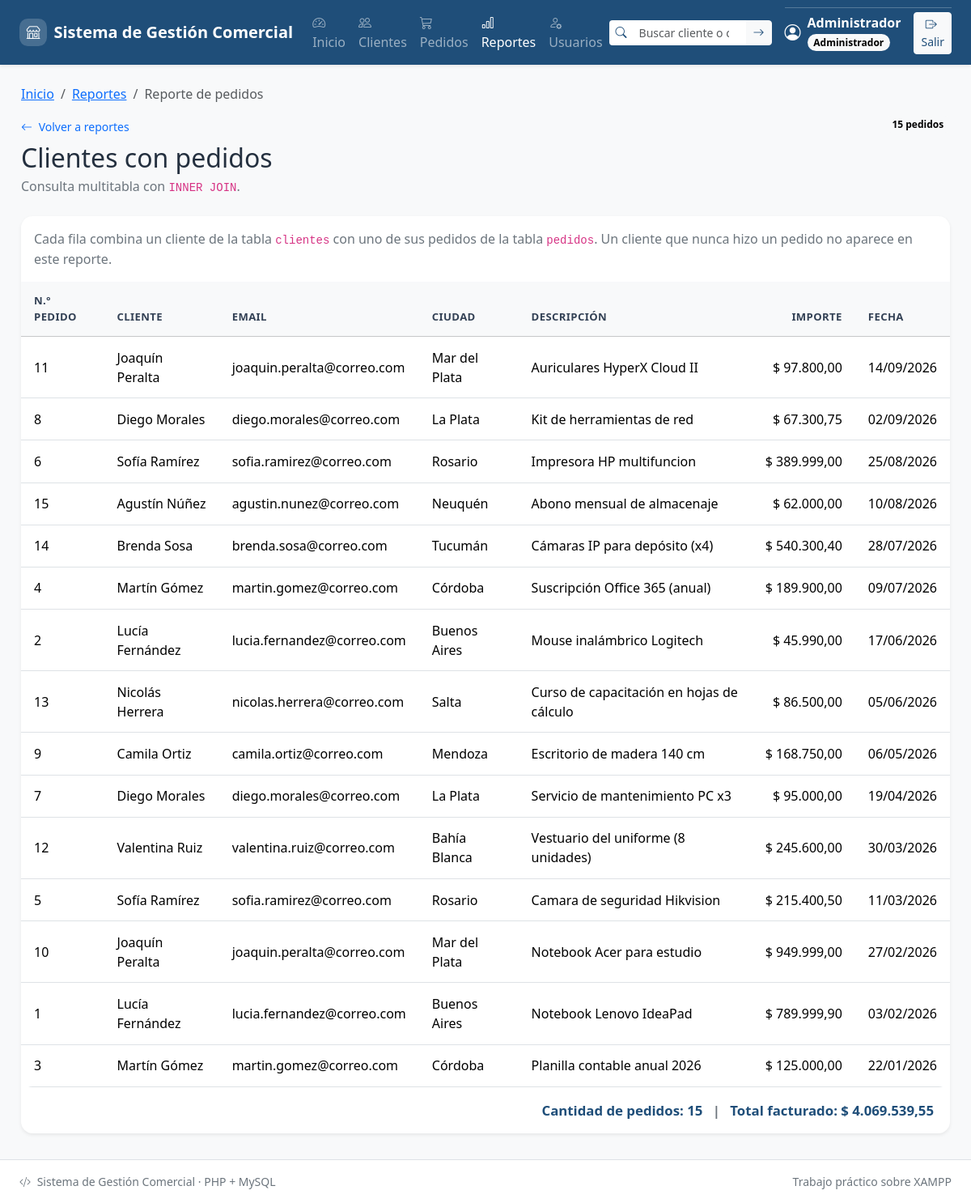
The page /reporte_pedidos.php (signed in) on the database as committed earlier.
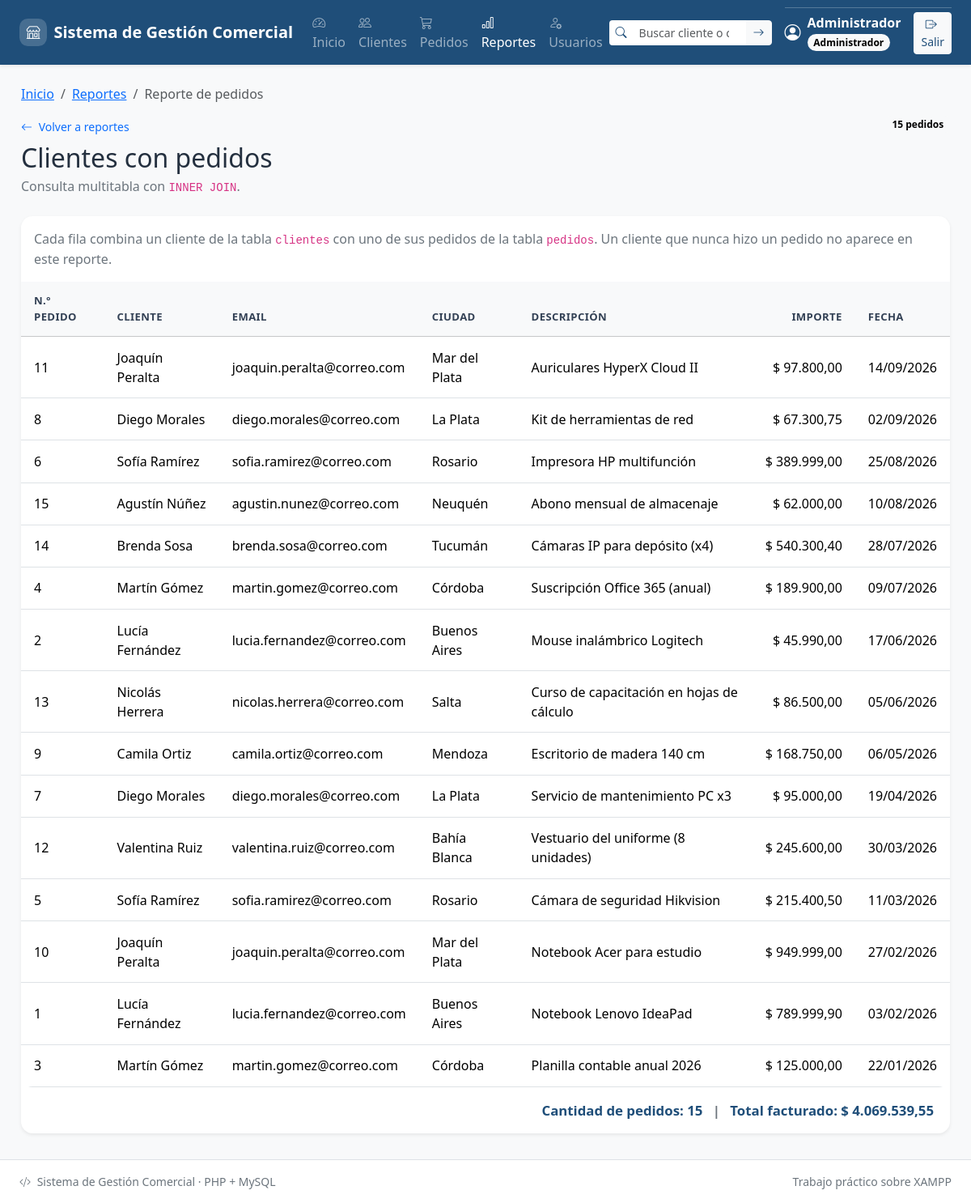
The same page on the database as committed later.
### tables this page shows
CREATE TABLE IF NOT EXISTS `pedidos` (
  `id` INT(11) NOT NULL AUTO_INCREMENT,
  `cliente_id` INT(11) NOT NULL,
  `descripcion` VARCHAR(150) NOT NULL,
  `importe` DECIMAL(10,2) NOT NULL,
  `fecha_pedido` DATE NOT NULL,
  `estado` VARCHAR(20) NOT NULL DEFAULT 'pendiente',
  `usuario_id` INT(11) NOT NULL,
  PRIMARY KEY (`id`),
  KEY `fk_pedido_cliente` (`cliente_id`),
  KEY `fk_pedidos_usuario` (`usuario_id`),
  KEY `idx_pedidos_estado` (`estado`),
  KEY `idx_pedidos_fecha` (`fecha_pedido`),
  CONSTRAINT `fk_pedido_cliente`
    FOREIGN KEY (`cliente_id`) REFERENCES `clientes` (`id`)
    ON DELETE RESTRICT ON UPDATE CASCADE,
  CONSTRAINT `fk_pedidos_usuario`
    FOREIGN KEY (`usuario_id`) REFERENCES `usuarios` (`id`)
    ON DELETE RESTRICT ON UPDATE CASCADE,
  CONSTRAINT `chk_pedidos_importe` CHECK (`importe` > 0)
);

CREATE TABLE IF NOT EXISTS `clientes` (
  `id` INT(11) NOT NULL AUTO_INCREMENT,
  `nombre` VARCHAR(80) NOT NULL,
  `email` VARCHAR(120) NOT NULL,
  `telefono` VARCHAR(30) DEFAULT NULL,
  `ciudad` VARCHAR(60) DEFAULT NULL,
  `fecha_alta` DATE NOT NULL,
  PRIMARY KEY (`id`)
);

### includes/funciones.php (called while the page is built, shortened)
<?php
function e($texto): string
{
    return htmlspecialchars(
        (string) ($texto ?? ''),
        ENT_QUOTES | ENT_SUBSTITUTE,
        'UTF-8'
    );
}
    ?>

### reporte_pedidos.php (the view, shortened to what this page needs)
<?php
require_once __DIR__ . '/includes/funciones.php';
$conexion = obtener_conexion();
$sql = 'SELECT c.nombre      AS cliente_nombre,
               c.email       AS cliente_email,
               c.ciudad      AS cliente_ciudad,
               p.id          AS pedido_id,
               p.descripcion AS pedido_descripcion,
               p.importe     AS pedido_importe,
               p.fecha_pedido
        FROM clientes c
        INNER JOIN pedidos p ON p.cliente_id = c.id
        ORDER BY p.fecha_pedido DESC, p.id DESC';
$stmt = $conexion->query($sql);
$pedidos = $stmt->fetchAll(PDO::FETCH_ASSOC);
$totalPedidos = count($pedidos);
$totalFacturado = 0.0;
foreach ($pedidos as $pedido) {
    $totalFacturado += (float) $pedido['pedido_importe'];
}
require_once __DIR__ . '/includes/header.php';
require_once __DIR__ . '/includes/menu.php';
require_once __DIR__ . '/includes/breadcrumbs.php';
?>
<main id="contenidoPrincipal" class="contenedor">
    <div class="d-flex flex-column flex-md-row justify-content-between
                align-items-md-start gap-3 mb-4">
        <div>
            <a href="reportes/index.php" class="small text-decoration-none">
                <i class="bi bi-arrow-left me-1" aria-hidden="true"></i>
                Volver a reportes
            </a>
            <h2 class="mt-2 mb-1">Clientes con pedidos</h2>
            <p class="text-secondary mb-0">
                Consulta multitabla con <code>INNER JOIN</code>.
            </p>
        </div>
        <span class="badge text-bg-light align-self-start">
            <?= (int) $totalPedidos ?> pedidos
        </span>
    </div>
    <div class="card border-0 shadow-sm">
        <div class="card-body p-0">
            <p class="text-secondary px-3 pt-3">
                Cada fila combina un cliente de la tabla <code>clientes</code> con
                uno de sus pedidos de la tabla <code>pedidos</code>.
                Un cliente que nunca hizo un pedido no aparece en este reporte.
            </p>
            <?php if ($totalPedidos === 0): ?>
                <p class="sin-resultados p-3">Todavía no hay pedidos para mostrar.</p>
            <?php else: ?>
                <div class="table-responsive">
                    <table class="table table-hover align-middle mb-0">
                        <thead class="table-light">
                            <tr>
                                <th scope="col">N.º pedido</th>
                                <th scope="col">Cliente</th>
                                <th scope="col">Email</th>
                                <th scope="col">Ciudad</th>
                                <th scope="col">Descripción</th>
                                <th scope="col" class="text-end">Importe</th>
                                <th scope="col">Fecha</th>
                            </tr>
                        </thead>
                        <tbody>
                            <?php foreach ($pedidos as $pedido): ?>
                                <tr>
                                    <td><?= (int) $pedido['pedido_id'] ?></td>
                                    <td><?= e($pedido['cliente_nombre']) ?></td>
                                    <td><?= e($pedido['cliente_email']) ?></td>
                                    <td><?= e($pedido['cliente_ciudad']) ?></td>
                                    <td><?= e($pedido['pedido_descripcion']) ?></td>
                                    <td class="text-end text-nowrap">
                                        $ <?= e(number_format((float) $pedido['pedido_importe'], 2, ',', '.')) ?>
                                    </td>
                                    <td><?= e(date('d/m/Y', strtotime($pedido['fecha_pedido']))) ?></td>
                                </tr>
                            <?php endforeach; ?>
                        </tbody>
                    </table>
                </div>
                <p class="total">
                    Cantidad de pedidos: <?= (int) $totalPedidos ?>
                    <span class="text-secondary mx-2">|</span>
                    Total facturado:
                    $ <?= e(number_format($totalFacturado, 2, ',', '.')) ?>
                </p>
            <?php endif; ?>
        </div>
    </div>
</main>
<?php require_once __DIR__ . '/includes/footer.php'; ?>

Rows that differ between the two databases and show on the page:
changed pedidos id 6: descripcion "Impresora HP multifuncion" → "Impresora HP multifunción"
changed pedidos id 5: descripcion "Camara de seguridad Hikvision" → "Cámara de seguridad Hikvision"
